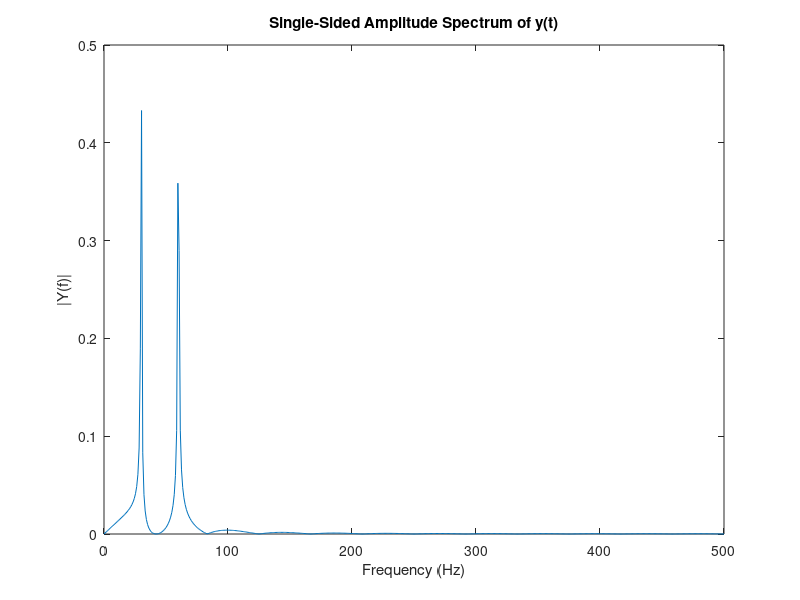

Here is the MATLAB script that generated this plot: (Note: this script raises an error after producing the figure.)

clc
clear all
close all
Fs = 1000;
t = 0:1/Fs:1;
x = sin(2*pi*30*t) + sin(2*pi*60*t);
L = length(x);
NFFT = 2^nextpow2(L); % Next power of 2 from length of y
Y = fft(x,NFFT)/L;
f = Fs/2*linspace(0,1,NFFT/2+1);

% Plot single-sided amplitude spectrum.
plot(f,(abs(Y(1:NFFT/2+1)))) 
title('Single-Sided Amplitude Spectrum of y(t)')
xlabel('Frequency (Hz)')
ylabel('|Y(f)|');
% ylim([-20 80]);
lx = length(x);
y = interp(x,4);
pIx = 30;
I = 4;
figure;
subplot 211
stem(0:pIx,x(1:pIx+1),'filled','markersize',3)
grid on
xlabel 'Sample number',ylabel Original
subplot 212
stem(0:I*pIx,y(1:I*pIx+1),'filled','markersize',3)
grid on
xlabel 'Sample number',ylabel Interpolated


%  I = 4;
%  w1 = pi/I;
%  w2 = pi/2;
 
 N = 31; 
%  input('enter the order of filter');
wc  = pi/I;
% input('enter the cut off frequency');
a = (N-1)/2;
% esp = 0.001;
n = 0:N-1;
for ix = 1:N
    if n(ix) ~= a
hd(ix) = sin(wc*(n(ix)-a))/(pi*(n(ix)-a));
    else
    hd(ix) = wc/pi;
    end
end
% display(hd);
k=0:N-1;
hm = 0.54 - 0.46*(cos((2*pi*k)/(N-1)));
% display(hm);
hn = 0.5 - 0.5*(cos((2*pi*k)/(N-1)));
% display(hn);
hmr = hd.*hm;
% display(hmr);
hnr = hd.*hn;
% display(hnr);
% freqz(hmr);
GroupDelay = a; 
%  Rp = 3;
%  Rs = 30;
%  Wp = w1*Fs;
%  Ws = w2*Fs;
%  [n wn] = buttord(Wp,Ws,Rp,Rs,'s');
%  [b,a] = butter(n,wn,'low','s');
%  [bz,az] = impinvar(b,a,Fs);
xI = upsample(x,I);
figure;
YI = fft(xI,NFFT)/L;
f = Fs/2*linspace(0,1,NFFT/2+1);

% Plot single-sided amplitude spectrum.
plot(f,(abs(YI(1:NFFT/2+1)))) 
title('Single-Sided Amplitude Spectrum of y(t)')
xlabel('Frequency (Hz)')
ylabel('|YI(f)|');
 
% y = filter(hnr,xI);
y =conv(hmr,xI);
figure;
Yo = fft(y,NFFT)/L;
f = Fs/2*linspace(0,1,NFFT/2+1);

% Plot single-sided amplitude spectrum.
plot(f,(abs(Yo(1:NFFT/2+1)))) 
title('Single-Sided Amplitude Spectrum of y(t)')
xlabel('Frequency (Hz)')
ylabel('|Yo(f)|');
figure;
subplot(211)
stem(0:30,x(1:pIx+1),'sk','filled','markersize',3)
subplot(212)
stem(0:I*pIx,y(1+GroupDelay:I*pIx+GroupDelay+1),'ms','filled','markersize',4)
 
legend('Original','Interpolated','Location','south')
xlabel('Sample number')
ylabel('Signal')
 
